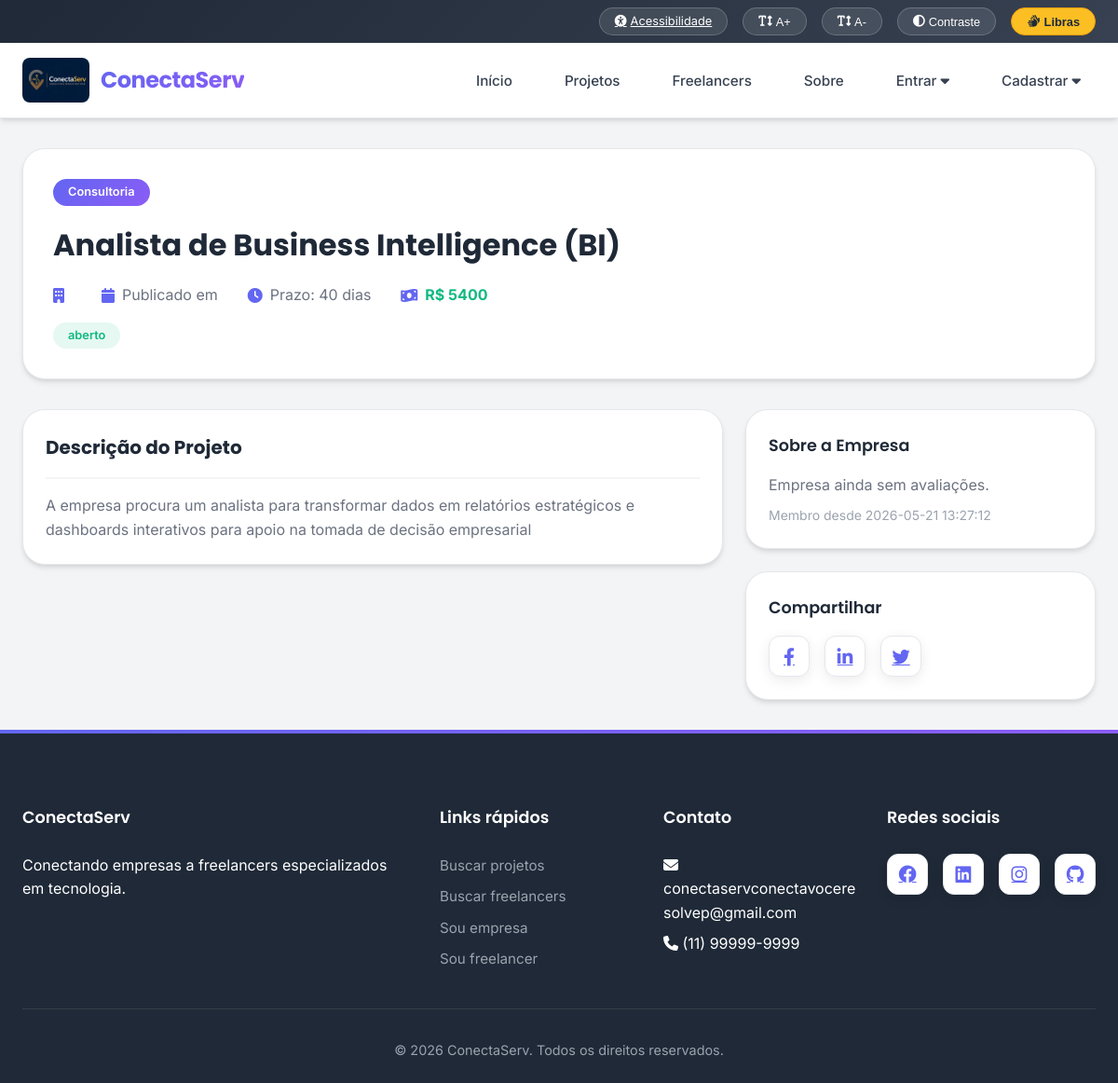
The page /projeto/21 on the database its author committed.
### tables this page shows
CREATE TABLE projetos (
            id INTEGER PRIMARY KEY AUTOINCREMENT,
            empresa_id INTEGER NOT NULL,
            titulo TEXT NOT NULL,
            descricao TEXT NOT NULL,
            categoria TEXT NOT NULL,
            habilidades_requeridas TEXT,
            presupuesto DECIMAL(10,2),
            prazo DATE,
            nivel_experiencia TEXT,
            status TEXT DEFAULT 'aberto',
            data_criacao TIMESTAMP DEFAULT CURRENT_TIMESTAMP,
            FOREIGN KEY (empresa_id) REFERENCES empresas(id)
        );

CREATE TABLE empresas (
            id INTEGER PRIMARY KEY AUTOINCREMENT,
            nome_empresa TEXT NOT NULL,
            cnpj TEXT UNIQUE,
            email TEXT UNIQUE NOT NULL,
            senha TEXT NOT NULL,
            telefone TEXT,
            descricao TEXT,
            setor TEXT,
            site TEXT,
            data_cadastro TIMESTAMP DEFAULT CURRENT_TIMESTAMP,
            status TEXT DEFAULT 'ativo'
        , nota_media DECIMAL(3,2) DEFAULT 0, user_id INTEGER);

### app.py (the view, shortened to what this page needs)
@app.route('/projeto/<int:projeto_id>')
def detalhes_projeto(projeto_id):
    conn = criar_conexao()
    cursor = conn.cursor()
    cursor.execute('''
        SELECT p.*, e.nome_empresa, e.descricao as empresa_descricao, e.nota_media as empresa_nota,
               e.data_cadastro as empresa_data, p.presupuesto AS orcamento
        FROM projetos p
        JOIN empresas e ON p.empresa_id = e.id
        WHERE p.id = ?
    ''', (projeto_id,))
    projeto = format_projeto_data(cursor.fetchone())
    if not projeto:
        conn.close()
        flash(MSG.PROJETO_NAO_ENCONTRADO, 'erro')
        return redirect(url_for('projetos'))
    propostas = []
    ja_enviou = False
    proposta_aceita_id = None
    conn.close()
    return render_template('detalhes_projeto.html', projeto=projeto, ja_enviou=ja_enviou,
                         propostas=propostas, proposta_aceita_id=proposta_aceita_id)

### app.py (called while the page is built)
@app.context_processor
def inject_globals():
    return {
        'flash_messages': get_flashed_messages(with_categories=True),
        'alert_class': lambda category: ALERT_CLASS_MAP.get(category, category),
        'textos': obter_textos(),
        't': obter_textos(),
    }

def format_projeto_data(row):
    if row is None:
        return None
    data = dict(row)
    if 'presupuesto' in data:
        data['orcamento'] = data['presupuesto']
    return data

### database/database.py (called while the page is built)
def configurar_sqlite(conn):
    conn.execute('PRAGMA journal_mode=WAL')
    conn.execute('PRAGMA busy_timeout=60000')
    conn.execute('PRAGMA synchronous=NORMAL')
    conn.execute('PRAGMA foreign_keys=ON')
    conn.execute('PRAGMA wal_checkpoint(PASSIVE)')

def criar_conexao():
    conn = sqlite3.connect(DB_PATH, timeout=60)
    conn.row_factory = sqlite3.Row
    configurar_sqlite(conn)
    return conn

### textos_pt.py (called while the page is built)
def obter_textos():
    return TEXTOS

### templates/detalhes_projeto.html (shortened to what this page needs)
{% extends "base.html" %}
{% block content %}
<div class="detalhes-projeto">
    <div class="container">
        <div class="detalhes-header">
            <span class="detalhes-categoria">{{ projeto.categoria }}</span>
            <h1 class="detalhes-titulo">{{ projeto.titulo }}</h1>
            <div class="detalhes-meta">
                <div class="detalhes-meta-item">
                    <i class="fas fa-building"></i>
                </div>
                <div class="detalhes-meta-item">
                    <i class="fas fa-calendar"></i>
                    <span>Publicado em {{ projeto.data_publicacao }}</span>
                </div>
                <div class="detalhes-meta-item">
                    <i class="fas fa-clock"></i>
                    <span>Prazo: {{ projeto.prazo }} dias</span>
                </div>
                <div class="detalhes-meta-item">
                    <i class="fas fa-money-bill-wave"></i>
                    <span style="font-weight: 700; color: var(--sucesso);">R$ {{ projeto.orcamento }}</span>
                </div>
            </div>
            <span class="table-status status-{{ projeto.status }}">{{ projeto.status }}</span>
        </div>
        <div style="display: grid; grid-template-columns: 2fr 1fr; gap: var(--espaco-grande);">
            <div>
                <div class="card">
                    <div class="card-header">
                        <h2 class="card-title">Descrição do Projeto</h2>
                    </div>
                    <div class="card-body">
                        <p style="white-space: pre-line;">{{ projeto.descricao }}</p>
                    </div>
                </div>
            </div>
            <div class="perfil-sidebar">
                <div class="perfil-card">
                    <h3>Sobre a Empresa</h3>
                    {% if projeto.empresa_nota %}
                    <p style="margin: 0.5rem 0;">
                        <strong>Nível de satisfação:</strong> {{ projeto.empresa_nota | round(1) }}
                        <span style="color: var(--sucesso);">&#9733;</span>
                    </p>
                    {% else %}
                    <p style="margin: 0.5rem 0; color: var(--cinza-medio);">Empresa ainda sem avaliações.</p>
                    {% endif %}
                    <p style="color: var(--cinza-claro); font-size: 0.875rem;">Membro desde {{ projeto.empresa_data }}</p>
                </div>
                <div class="perfil-card">
                    <h3>Compartilhar</h3>
                    <div class="social-links">
                        <a href="https://www.facebook.com/sharer/sharer.php?u={{ request.url }}" target="_blank" rel="noreferrer noopener" title="Compartilhar no Facebook"><i class="fab fa-facebook-f"></i></a>
                        <a href="https://www.linkedin.com/shareArticle?mini=true&url={{ request.url }}&title={{ projeto.titulo|urlencode }}" target="_blank" rel="noreferrer noopener" title="Compartilhar no LinkedIn"><i class="fab fa-linkedin-in"></i></a>
                        <a href="https://twitter.com/intent/tweet?url={{ request.url }}&text={{ projeto.titulo|urlencode }}" target="_blank" rel="noreferrer noopener" title="Compartilhar no Twitter"><i class="fab fa-twitter"></i></a>
                    </div>
                </div>
            </div>
        </div>
    </div>
</div>
{% endblock %}

### rows shown on the page
projetos: categoria "Consultoria", titulo "Analista de Business Intelligence (BI)", prazo "40", orcamento "5400", status "aberto", descricao "A empresa procura um analista para transformar dados em relatórios estratégicos e dashboards interativos para apoio na tomada de decisão empresarial"
empresas: empresa_data "2026-05-21 13:27:12"

### other values the page prints
{{ t.nav.acessibilidade }} "Acessibilidade"
{{ t.nav.libras }} "Libras"
{{ t.site.nome }} "ConectaServ"
{{ t.nav.inicio }} "Início"
{{ t.nav.projetos }} "Projetos"
{{ t.nav.freelancers }} "Freelancers"
{{ t.nav.sobre }} "Sobre"
{{ t.nav.entrar }} "Entrar"
{{ t.nav.cadastrar }} "Cadastrar"
{{ t.site.rodape_descricao }} "Conectando empresas a freelancers especializados em tecnologia."
{{ t.footer.links_rapidos }} "Links rápidos"
{{ t.footer.buscar_projetos }} "Buscar projetos"
{{ t.footer.buscar_freelancers }} "Buscar freelancers"
{{ t.footer.sou_empresa }} "Sou empresa"
{{ t.footer.sou_freelancer }} "Sou freelancer"
